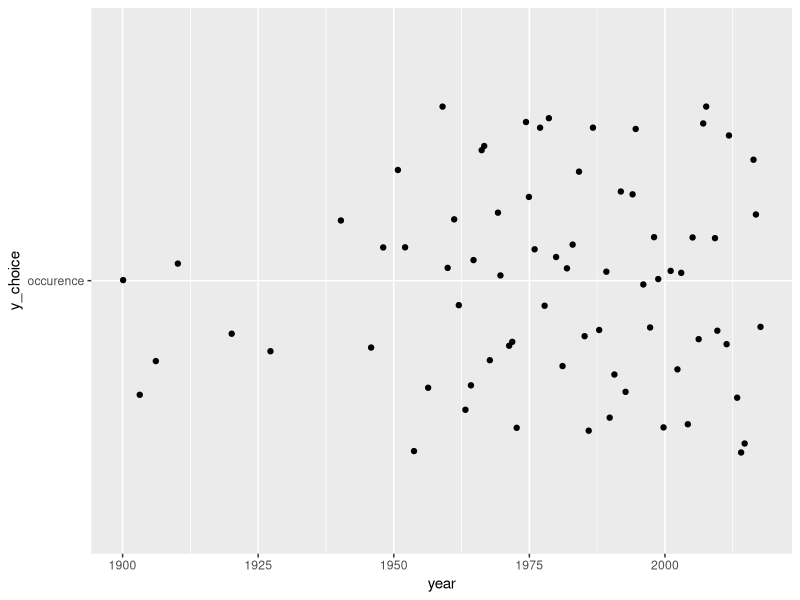

Here is the R script that generated this plot:
library(dplyr)
library(ggplot2)

df <- read.csv("data/emdat-disasters/Data.csv")

year_jitter <- function(data,y_choice,country){
  df_choice <- df %>% 
    filter(continent == country)
  ggplot(data = df_choice) +
      geom_jitter(mapping = aes(
    x = year, y = y_choice
    ))
}

year_jitter(df,"occurence","Africa")
